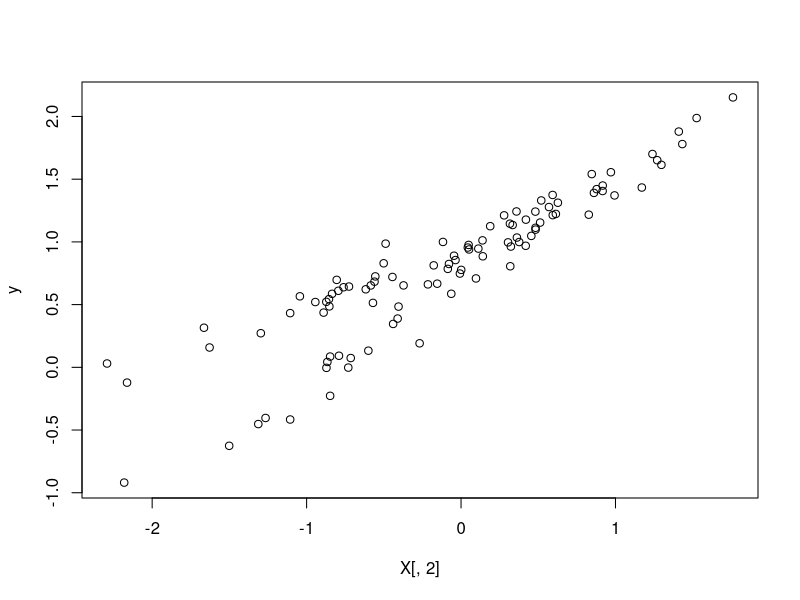

This chart was generated by the following R code:
## Assuming bivariate data from k-lines, use kmeans extension to cluster points and learn the lines

n = 100
X = cbind(1, rnorm(n))
beta0 = runif(2)
beta1 = runif(2)
z0 = X %*% beta0
z1 = X %*% beta1
clust0 = sample(c(0,1), n, replace=TRUE)
y = as.vector(z0*{1-clust0} + z1*clust0 + rnorm(n, 0, .1))
plot(y~X[,2])

#fit = .lm.fit(X,y)
#fit$residuals
#C_Cdqrls

## given clusters, learn lines: return as 2xk matrix
getlines <- function(j,x,y,clusters){
	ind <- which(clusters==j)
	coef(lm(y[ind]~x[ind]))
}
mstep <- function(x,y,clusters,k){
	out <- sapply(1:k,getlines,x=x,y=y,clusters=clusters)
}

## given lines, assign points to clusters ##
estep <- function(coefficients,x,y){
	dist <- {y-cbind(1,x) %*% coefficients}^2
	clusters <- apply(dist,1,which.min)
	rss <- sum(diag(dist[,clusters]))
	return(list(clusters=clusters,rss=rss))
}

klines <- function(x,y,k,epsilon=1e-4,max.iter=1e4){
  # First iteration
	clusters <- sample(1:k,length(x),replace=T)
	coefficients <-  mstep(x,y,clusters,k)
	e <- estep(coefficients,x,y)		
	rss.vec = e$rss
	delta <- 1
	n.iter <- 1
	
	while(delta > epsilon & n.iter <= max.iter){
	  n.iter <- n.iter + 1
		coefficients <-  mstep(x,y,e$clusters,k)
		e <- estep(coefficients,x,y)		
		delta <- rss.vec[n.iter-1] - e$rss
		rss.vec[n.iter] <- e$rss
	}
	return(list(clusters=clusters,coefficients=coefficients,rss.vec=rss.vec,n.iter=n.iter))
}


kl_fit = klines(X[,2],y,2)
names(kl_fit)
kl_fit$coefficients

